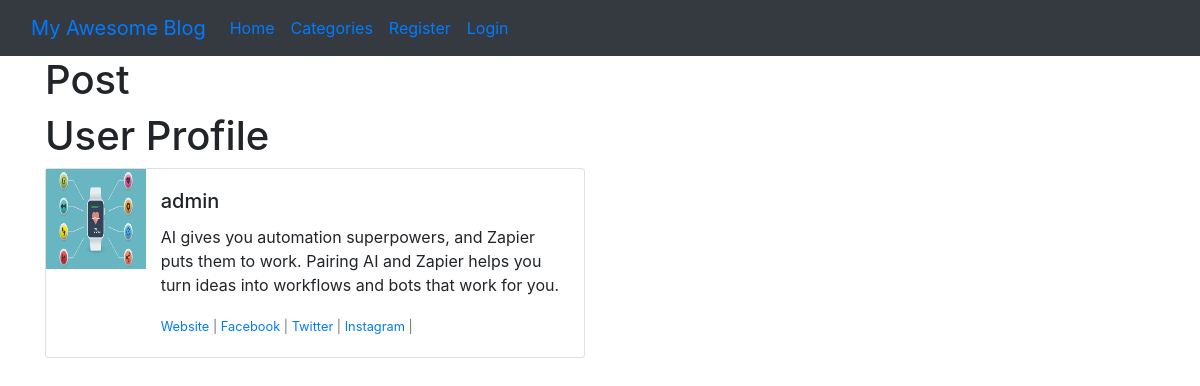
/members/1/profile/, run on the app's committed database.
### theblog/models.py (models this page shows, shortened)
class Profile(models.Model):
    user = models.OneToOneField(User, null=True, on_delete=models.CASCADE)
    bio = models.TextField()
    profile_pic = models.ImageField(null=True, blank=True, upload_to='images/profile/')
    title = models.CharField(max_length=255, null=True, blank=True)
    website_url = models.CharField(max_length=255, null=True, blank=True)
    facebook_url = models.CharField(max_length=255, null=True, blank=True)
    twitter_url = models.CharField(max_length=255, null=True, blank=True)
    instagram_url = models.CharField(max_length=255, null=True, blank=True)
    pinterest_url = models.CharField(max_length=255, null=True, blank=True)

### members/views.py (the view)
# urls.py: path('<int:pk>/profile/', ShowProfilePageView.as_view(), name='show_profile_page'),
class ShowProfilePageView(DetailView):
    model = Profile
    template_name = 'registration/user_profile.html'
    def get_context_data(self, *args, **kwargs):
        users = Profile.objects.all()
        context = super(ShowProfilePageView, self).get_context_data(*args, **kwargs)
        page_user = get_object_or_404(Profile, id=self.kwargs['pk'])
        context['page_user'] = page_user
        return context

### templates/registration/user_profile.html (shortened to what this page needs)
{% extends 'base.html' %}
{% block content %}
    {% load static %}
<h1>Post</h1>
<h1>User Profile</h1>
<div class="card mb-3" style="max-width: 540px;">
        <div class="row g-0">
            <div class="col-md-2">
                {% if page_user.profile_pic %}
                    <img src="{{ page_user.profile_pic.url }}" height="100" width="100">
                {% else %}
                    <img src="{% static 'blog/imgaes/img.png' %}" height="100" width="100">
                {% endif %}
            </div>
            <div class="col-md-10">
                <div class="card-body">
                    <h5 class="card-title">{{ page_user.user.first_name }}{{ page_user.user.last_name }}</h5>
                    <p class="card-text">{{ page_user.bio }}</p>
                    <p class="card-text"><small class="text-muted">
                        {% if page_user.website_url %}
                            <a href="{{ page_user.website_url }}"> Website</a> | {% endif %}
                        {% if page_user.facebook_url %}
                            <a href="{{ page_user.facebook_url }}">Facebook</a> | {% endif %}
                        {% if page_user.twitter_url %}
                            <a href="{{ page_user.twitter_url }}">Twitter</a> | {% endif %}
                        {% if page_user.instagram_url %}
                            <a href="{{ page_user.instagram_url }}">Instagram</a> |{% endif %}
                            </small></p>
                </div>
            </div>
        </div>
    </div>
{% endblock %}

### data on the page
Profile: profile_pic (picture), user.first_name "admin", bio "AI gives you automation superpowers, and Zapier puts them to work. Pairing AI and Zapier helps you turn ideas into workflows and bots that work for you."
